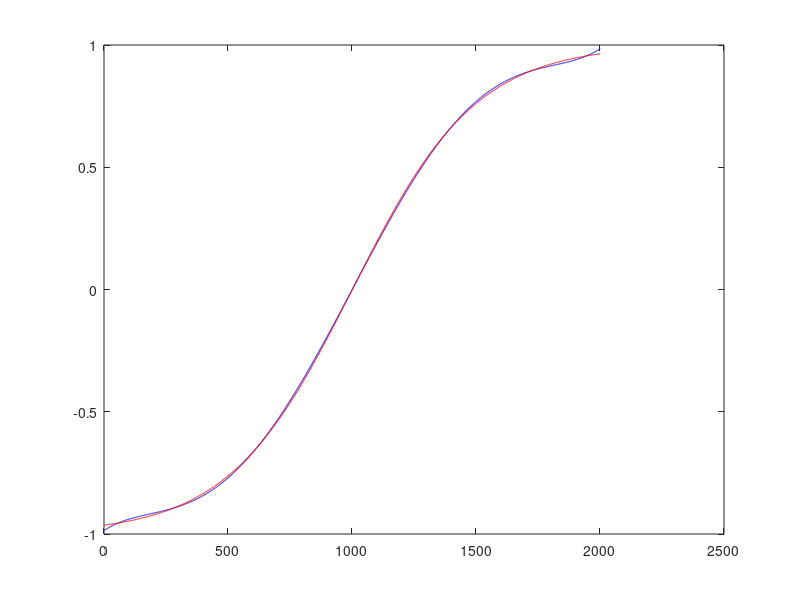

Reproduce this figure in MATLAB.
X = [-1:0.001:1]';

F = tanh(2*X);

L = legendre(5,X);

C = L*F;

approx = pinv(L)*C;

plot(approx,'b');

hold

plot(F,'r');
